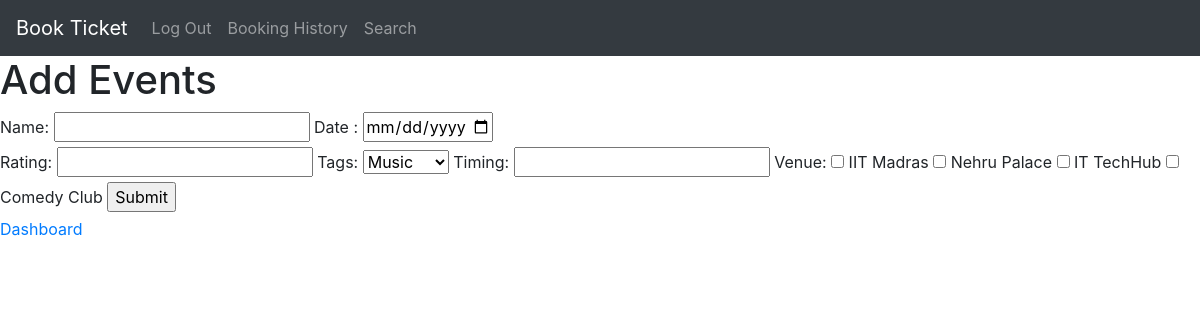
/add_event_byUser (signed in), run on an earlier commit of the app's database.
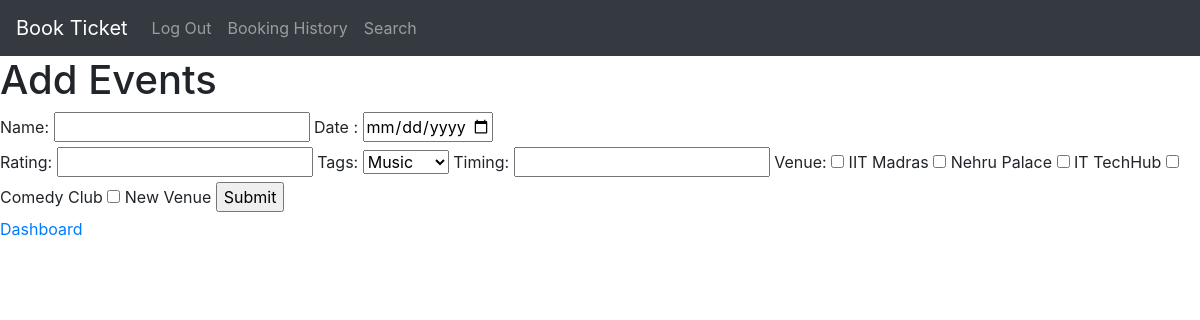
And on a later commit of the database.
### app.py (models this page shows)
class Venue(db.Model):
    id = db.Column(db.Integer, primary_key=True)
    name = db.Column(db.String(100), nullable=False)
    place = db.Column(db.String(100), nullable=False)
    capacity = db.Column(db.Integer, nullable=False)
    events = db.relationship('Event', backref='venue',
                             lazy=True, cascade='delete')

### app.py (the view, shortened to what this page needs)
@app.route('/add_event_byUser', methods=['GET', 'POST'])
@login_required
def add_event_byUser():
    venues = Venue.query.all()
    return render_template('add_event_byUser.html', venues=venues)

### app.py (called while the page is built)
@login_manager.user_loader
def load_user(id):
    return User.query.get(int(id))

### templates/add_event_byUser.html (shortened to what this page needs)
<!DOCTYPE html>
<html>
  <head>
    <link
      rel="stylesheet"
      href="https://maxcdn.bootstrapcdn.com/bootstrap/4.5.2/css/bootstrap.min.css"
    />
  </head>
  <body>
    <nav class="navbar navbar-expand-md navbar-dark bg-dark">
      <a class="navbar-brand" href="#">Book Ticket</a>
      <div class="collapse navbar-collapse" id="navbarNav">
        <ul class="navbar-nav">
          <li class="nav-item">
            <a class="nav-link" href="{{ url_for('logout') }}">Log Out</a>
          </li>
          <li class="nav-item">
            <a class="nav-link" href="{{ url_for('history')}}"
              >Booking History</a
            >
          </li>
          <li class="nav-item">
            <a class="nav-link" href="{{ url_for('user')}}">Search</a>
          </li>
        </ul>
      </div>
    </nav>
    <h1>Add Events</h1>
    <form action="{{ url_for('add_event_byUser') }}" method="post">
      <label for="name">Name:</label>
      <input type="text" id="name" name="name" required />
      <label for="date">Date :</label>
      <input
        type="date"
        id="date"
        name="date"
        min="2025-03-20"
        max="2026-04-30"
        required
      />
      <br />
      <label for="rating">Rating:</label>
      <input type="number" name="rating" required />
      <label for="tags">Tags:</label>
      <select name="tags" required>
        <option value="Music">Music</option>
      </select>
      <label for="timing">Timing: </label>
      <input type="text" name="timing" required />
      <label for="venue">Venue:</label>
      {% for venue in venues %}
      <input
        type="checkbox"
        id="venue-{{ venue.id }}"
        name="venues"
        value="{{ venue.id }}"
      />
      <label for="venue-{{ venue.id }}">{{ venue.name }}</label>
      {% endfor %}
      <input type="submit" value="Submit" />
    </form>
    <a href="{{ url_for('user_dash') }}">Dashboard</a>
  </body>
</html>

What changed in the data, as far as the page shows it:
added Venue: name "New Venue"
